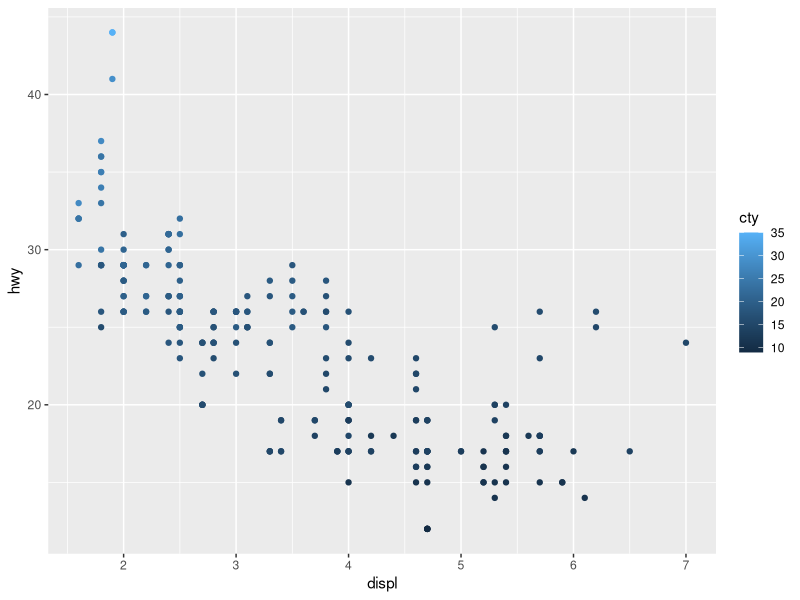
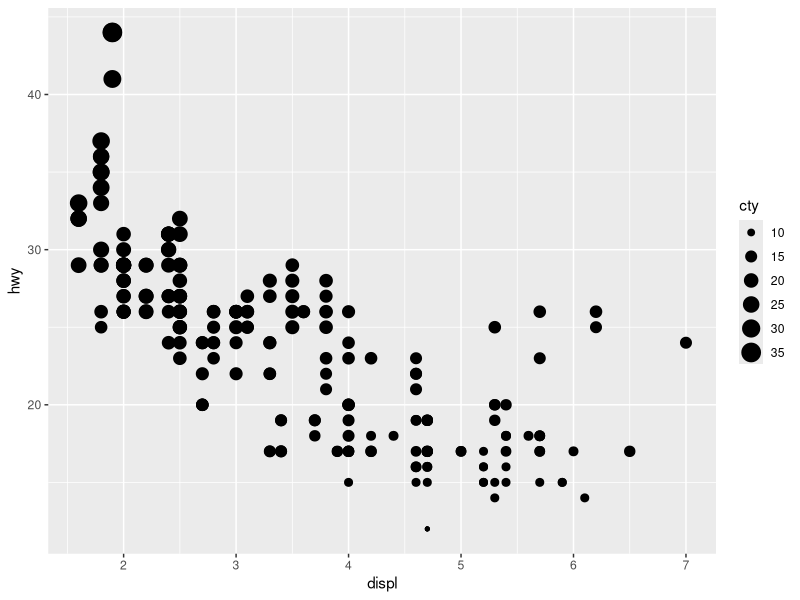
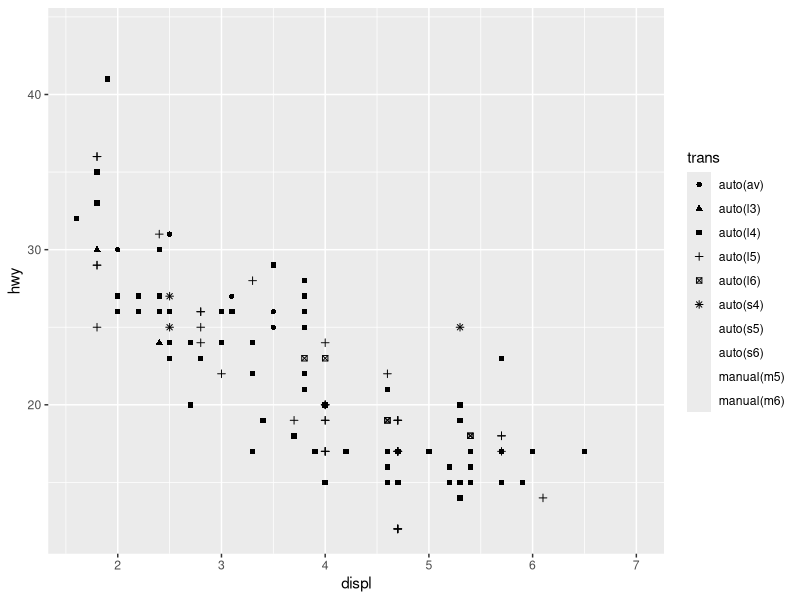
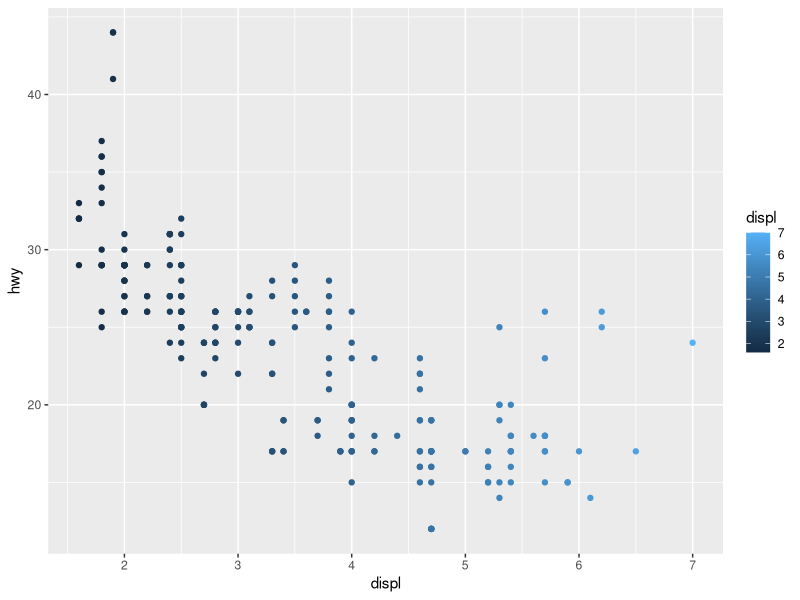
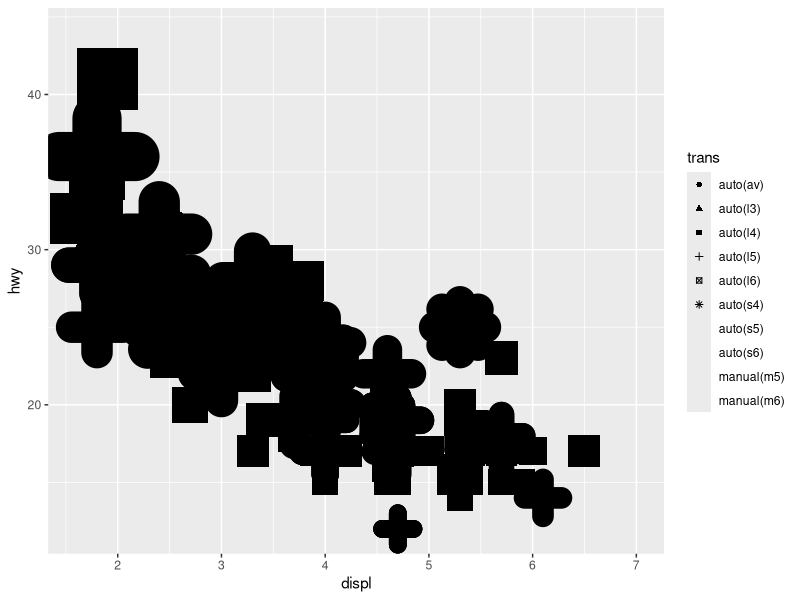
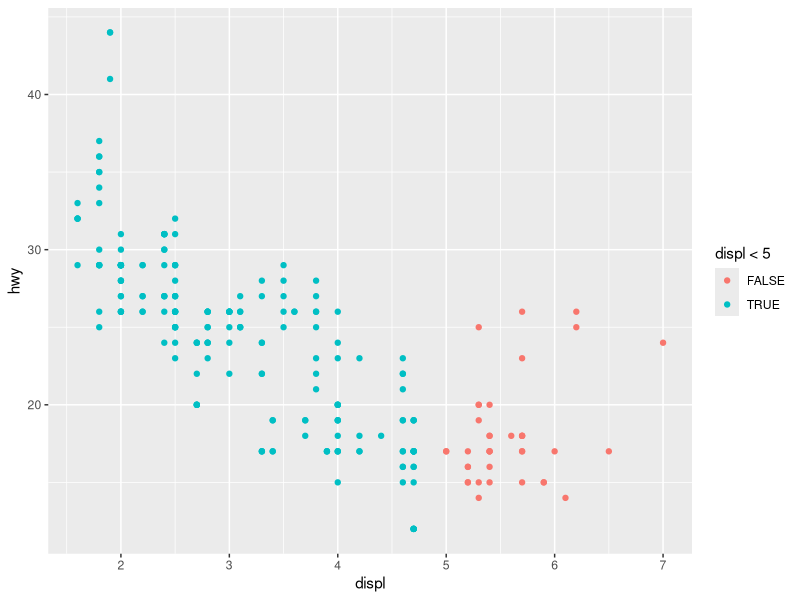

These charts were generated, in order, by the following R code:
## ---- chunk 1
knitr::opts_chunk$set(echo = TRUE)
## ---- chunk 2
library(ggplot2)
mpg
## ---- chunk 3
ggplot(data = mpg) +
  geom_point(mapping = aes(x = displ, y = hwy, color = cty))
#Color can be used for both continous variables and catergorical ones. With continous variables the color will be in a gradient from one extreme to the other.
## ---- chunk 4
ggplot(data = mpg) +
  geom_point(mapping = aes(x = displ, y = hwy, size = cty))
#Size is not suitable for categorical variables, but is decent for continous variables.

## ---- chunk 5
ggplot(data = mpg) +
  geom_point(mapping = aes(x = displ, y = hwy, shape = trans))
#Shape can not be used for continous variables
## ---- chunk 6
ggplot(data = mpg) +
  geom_point(mapping = aes(x = displ, y = hwy, color = displ))
#Multiple aesthetics can be used for the same variable, but in most cases it does provide a better way for understanding the information.
## ---- chunk 7
ggplot(data = mpg) +
  geom_point(mapping = aes(x = displ, y = hwy, stroke = cty, shape = trans))
#Stroke is the size of the marker in the plot. For continous values it will be the number. It can not be used for categorical variables.
#For shapes that have a border (like 21), you can colour the inside and for shapes that have a border (like 21), you can colour the inside and
# outside separately. Use the stroke aesthetic to modify the width of the border
#For shapes 20-24 stroke changes the width of the border.
## ---- chunk 8
ggplot(data = mpg) +
  geom_point(mapping = aes(x = displ, y = hwy, color = displ < 5))
#When you map an aesthetic to a logic test it gives a TRUE or FALSE value in a given format.
